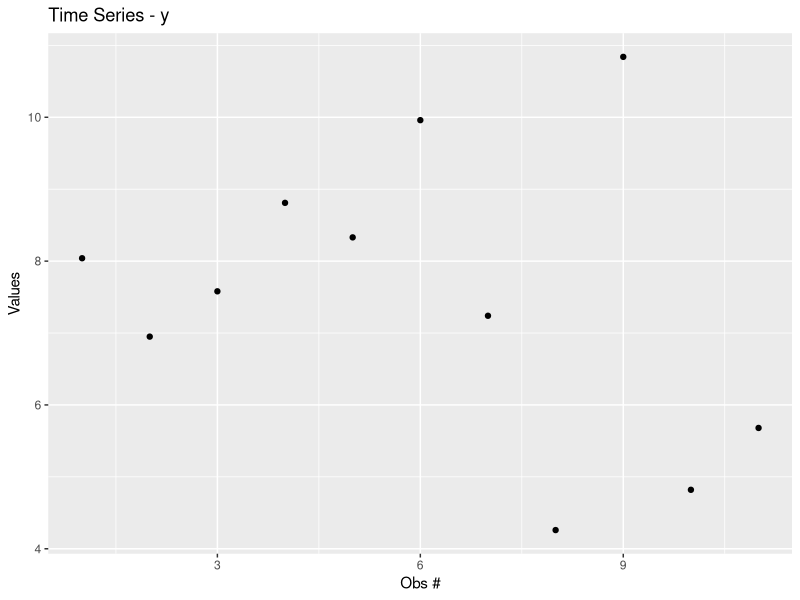
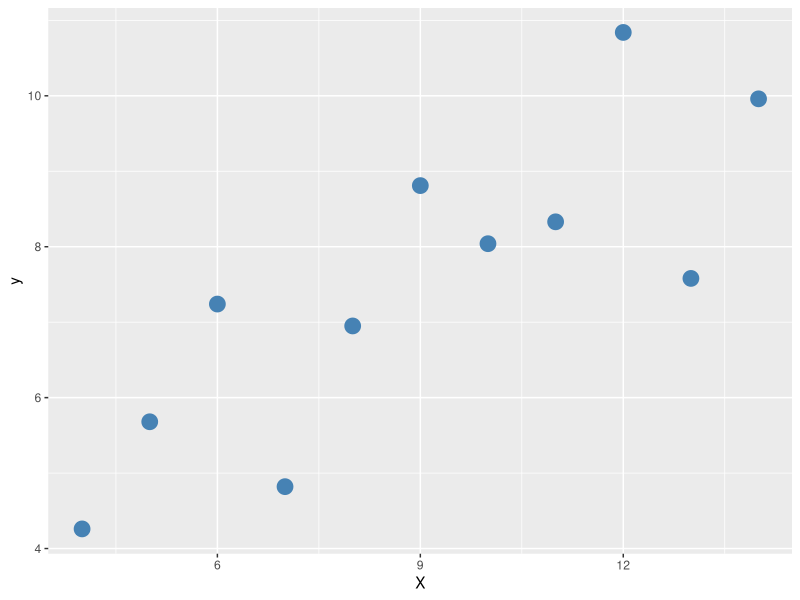
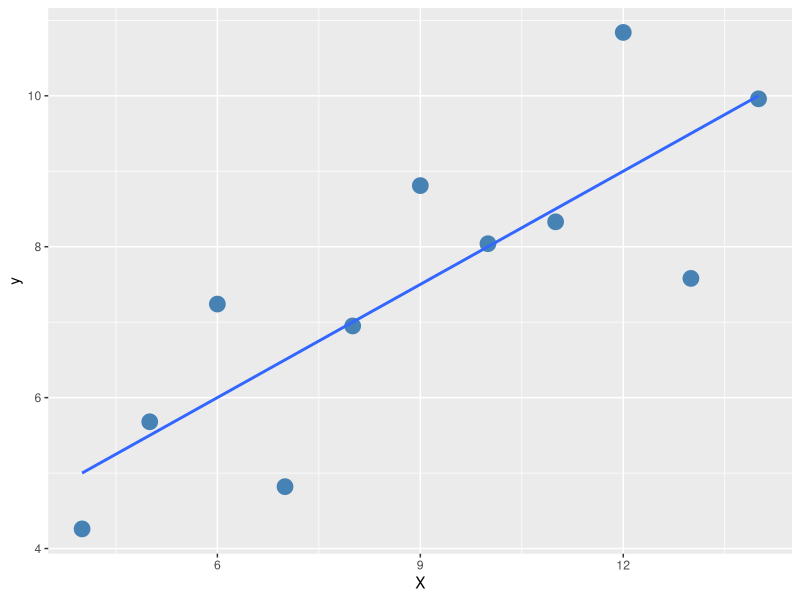
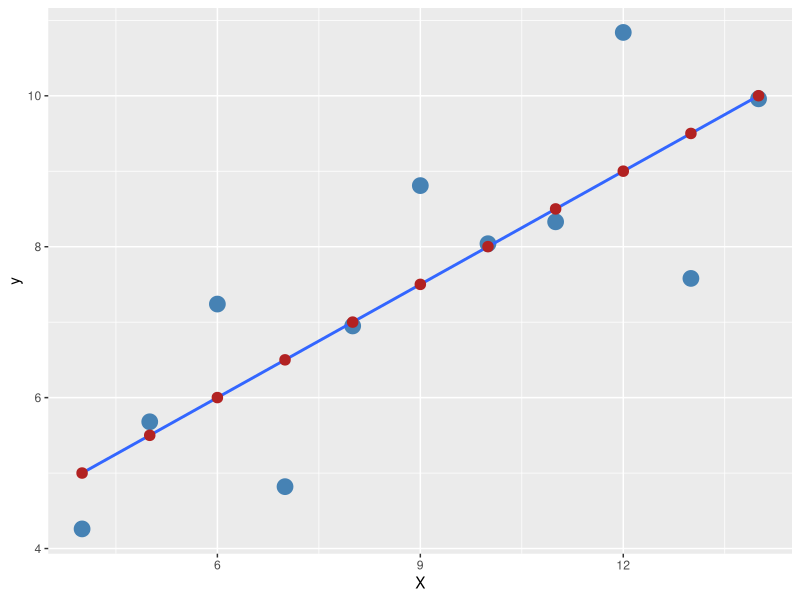

R code for these plots, in order:
## ---- chunk 1
my.dat <- with(anscombe, data.frame(X=x1, y=y1))
my.dat
## ---- chunk 2
fit1 <- lm(y~X, data=my.dat)
library(arm)
display(fit1) 

## ---- chunk 3
library(ggplot2)
my.dat$e = residuals(fit1)
my.dat$y.hat = fitted(fit1)
qplot(1:nrow(my.dat), y, data=my.dat, main="Time Series - y", xlab="Obs #", ylab="Values")
p <- ggplot(aes(x=X, y=y), data=my.dat) + geom_point(color="steelblue", size=5)
p
## ---- chunk 4
p <- p + geom_smooth(method="lm", se=FALSE)
p
## ---- chunk 5
p <- p + geom_point(aes(x=X, y=y.hat), color="firebrick", shape=20, size=5)
p
## ---- chunk 6
dat2 <- data.frame(y=my.dat$y, X=my.dat$X)

mu.y <- mean(dat2$y)
mu.x <- mean(dat2$X)
mu.x
mu.y

dat2$d.y <- dat2$y - mu.y
dat2$d.X <- dat2$X - mu.x
dat2$d.X.sq <- dat2$d.X^2
dat2$d.Xy <- dat2$d.X * dat2$d.y
head(dat2)

SSD.X.sq <- sum(dat2$d.X.sq)
SSD.Xy <- sum(dat2$d.Xy)

b.1 <- SSD.Xy/SSD.X.sq

## ---- chunk 7
b.0 <- mu.y - b.1*mu.x
b.0

## ---- chunk 8

dat2$y.hat <- b.0 + b.1*dat2$X
dat2$e <- dat2$y - dat2$y.hat
## ---- chunk 9
SSTot <- sum(dat2$d.y^2)
SSRes <- sum(dat2$e^2)
SSReg <- SSTot - SSRes

MSReg <- SSReg/1
MSRes <- SSRes/(nrow(dat2)-2)

F.stat <- MSReg/MSRes
t.stat <- sqrt(F.stat)
F.stat

## ---- chunk 10
p.val <- 1-pf(F.stat, 1, 9)
p.val
## ---- chunk 11
SSRes/SSTot
## ---- chunk 12
R.sq <- 1 - SSRes/SSTot
## ---- chunk 13
coef(fit1)
coef(summary(fit1))
c(b.0,b.1, t.stat)
## ---- chunk 14
round(fitted(fit1) - dat2$y.hat, digits=10)
## ---- chunk 15
anova(fit1)
c(SSReg, SSReg, SSTot)
c(MSReg, MSReg)
F.stat
